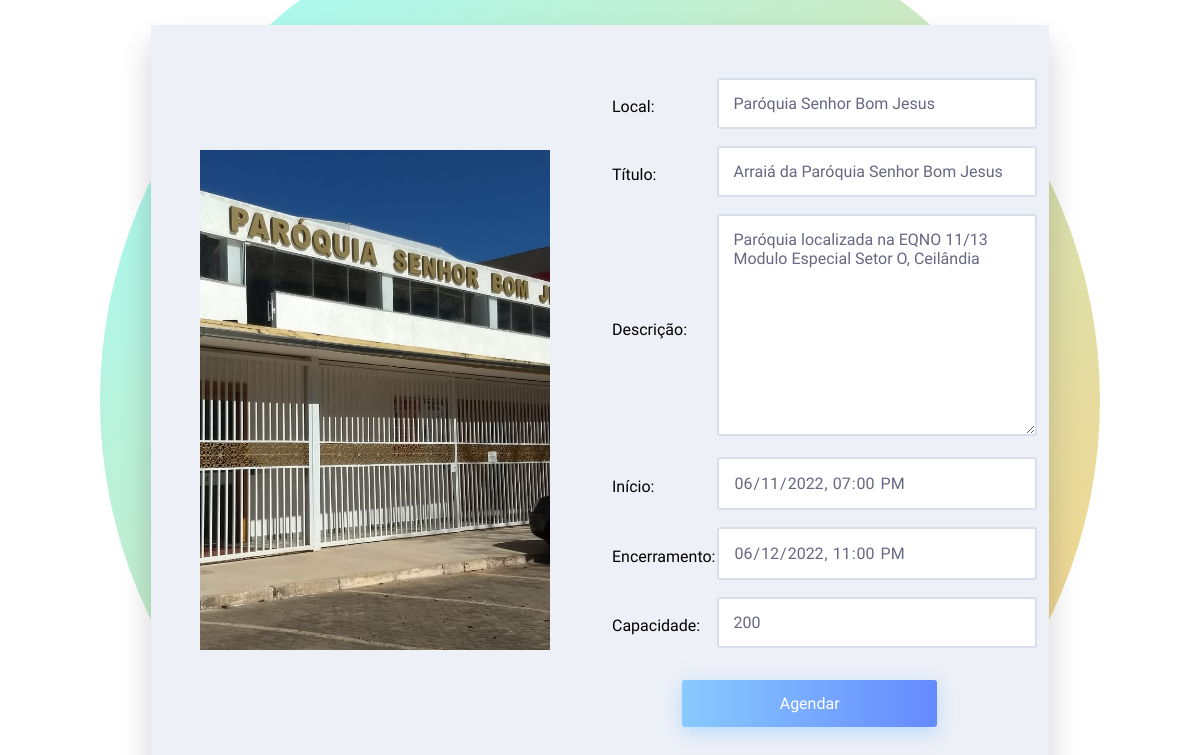
/VIEW/agendamento.php?id=16 (signed in), run on the app's committed database.
### tables this page shows
CREATE TABLE IF NOT EXISTS `tb_eventos` (
  `ID` INT NOT NULL AUTO_INCREMENT,
  `LOCAL` VARCHAR(45) NOT NULL,
  `TITULO` VARCHAR(45) NOT NULL,
  `DESCRICAO` VARCHAR(550) NOT NULL,
  `DATA_INICIO` datetime DEFAULT NULL,
  `DATA_TERMINO` datetime DEFAULT NULL,
  `CAPACIDADE` VARCHAR(45) NOT NULL DEFAULT '1',
  `FOTO` VARCHAR(60) DEFAULT NULL,
  `ATIVO` TINYINT NOT NULL DEFAULT 0,
  PRIMARY KEY (`ID`));

### DAO/conexao/Conexao.php (called while the page is built)
<?php
abstract class Conexao {
    private static $instance;
    public static function getInstance() {
        try {
            if ( !isset( self::$instance ) ) {
                self::$instance = new PDO( 'mysql:host=127.0.0.1;dbname=turismo', 'root', '' );
                self::$instance->setAttribute( PDO::ATTR_ERRMODE, PDO::ERRMODE_EXCEPTION );
            }
            return self::$instance;
        } catch ( PDOException $e ) {
            echo $e->getMessage();
        }
    }
}

### DAO/EventoDAO.php (called while the page is built, shortened)
<?php
require_once 'conexao/Conexao.php';
class EventoDAO {
    private $pdo;
    public function __construct() {
        $this->pdo = Conexao::getInstance();
    }
    public function findById( $id ) {
        try {
            $sql = "SELECT * FROM tb_eventos WHERE id = ?";
            $stmt = $this->pdo->prepare( $sql );
            $stmt->bindValue( 1, $id );
            $stmt->execute();
            $eventos = $stmt->fetch( PDO::FETCH_ASSOC );
            return $eventos;
        } catch ( PDOException $e ) {
            echo "Erro ao listar os eventos turísticos: ", $e->getMessage();
        }
    }
}

### VIEW/agendamento.php (the view, shortened to what this page needs)
<!DOCTYPE html>
<html lang="en">
<head>
    <link rel="stylesheet" href="../LIB/fontawesome-free-6.1.1-web/css/all.min.css">
    <link rel="stylesheet" href="../CSS/internas-cadastros.css">
</head>
<body>
<?php
    require_once '../DAO/EventoDAO.php';
    $idEvento  = $_GET["id"];
    $eventoDAO = new EventoDAO();
    $evento    = $eventoDAO->findById( $idEvento );
?>
    <div class="container-cadastro">
        <div class="cadastro-form cadastro-formEvento">
        <img class="img-cadastro" src="../ASSETS/EVENTOS/foto/<?php echo $evento["FOTO"] ?>" alt="">
        <form action="../CONTROLLER/agendamentoController.php">
            <table>
                <tr>
                    <td>Local:</td>
                    <td><input type="text" name="local" value="<?php echo $evento["LOCAL"] ?>" readonly></td>
                </tr>
                <tr>
                    <td>Título:</td>
                    <td><input type="text" name="titulo" id="titulo" value="<?php echo $evento["TITULO"] ?>" readonly></td>
                </tr>
                <tr>
                    <td>Descrição:</td>
                    <td><textarea name="descricao" id="descricao" cols="30" rows="10" readonly><?php echo $evento["DESCRICAO"] ?></textarea>
                    </td>
                </tr>
                <tr>
                    <td>Início:</td>
                    <td><input type="datetime-local" name="inicio" id="inicio" value="<?php echo $evento["DATA_INICIO"] ?>" readonly></td>
                </tr>
                <tr>
                    <td>Encerramento:</td>
                    <td><input type="datetime-local" name="encerramento" id="encerramento" value="<?php echo $evento["DATA_TERMINO"] ?>" readonly></td>
                </tr>
                <tr>
                    <td>Capacidade:</td>
                    <td><input type="text" name="capacidade" id="capacidade" value="<?php echo $evento["CAPACIDADE"] ?>" readonly></td>
                </tr>
                <tr>
                    <td colspan="2">
                        <button type="submit" onclick="window.print()" value="Agendar">Agendar</button>
                    </td>
                </tr>
            </table>
        </form>
        </div>
    </div>
</body>
</html>

### CSS/internas-cadastros.css (style rules this page uses)
* { margin: 0; padding: 0; box-sizing: border-box; font-family: 'Raleway', sans-serif; }
.container-cadastro { display: grid; place-items: center; min-height: 100vh; overflow: hidden; }
.cadastro-form { height: 580px; background-color: #EEF0F7; position: relative; display: grid; grid-template-columns: 1fr 1fr; place-items: center; box-shadow: 0 20px 30px rgba(0, 0, 0, 0.185); }
.cadastro-form::after { content: ''; position: absolute; background-image: linear-gradient(to bottom right, #9effff, #FFD07E); width: 900px; height: 900px; border-radius: 50%; z-index: -1; }
.cadastro-form table { margin: 10px; }
.img-cadastro { width: 350px; height: 500px; object-fit: cover; object-position: center; }
.container-cadastro input, button, textarea { width: 100%; border: none; padding: 14px; border-radius: 3px; }
.container-cadastro input, textarea { border: 2px solid #DADDEC; margin: 5px 0 10px; font-size: 1rem; color: #656880; }
.container-cadastro button { background-image: linear-gradient(to right, #89CAFF, #6589FF); display: block; font-size: 1rem; color: #fff; margin-top: 20px; cursor: pointer; box-shadow: 0 5px 20px #89caff94; transition: box-shadow .3s ease-in-out; width: 60% !important; margin-left: 70px; }
.cadastro-formEvento { height: 750px; background-color: #EEF0F7; position: relative; display: grid; grid-template-columns: 1fr 1fr; place-items: center; box-shadow: 0 20px 30px rgba(0, 0, 0, 0.185); }
.cadastro-formEvento::after { content: ''; position: absolute; background-image: linear-gradient(to bottom right, #9effff, #FFD07E); width: 1000px; height: 1000px; border-radius: 50%; z-index: -1; }
.cadastro-formEvento table { margin: 10px; }

### data on the page
tb_eventos: FOTO (picture), local "Paróquia Senhor Bom Jesus", titulo "Arraiá da Paróquia Senhor Bom Jesus", descricao "Paróquia localizada na EQNO 11/13 Modulo Especial Setor O, Ceilândia", inicio "06/11/2022 19:00", encerramento "06/12/2022 23:00", capacidade "200"
